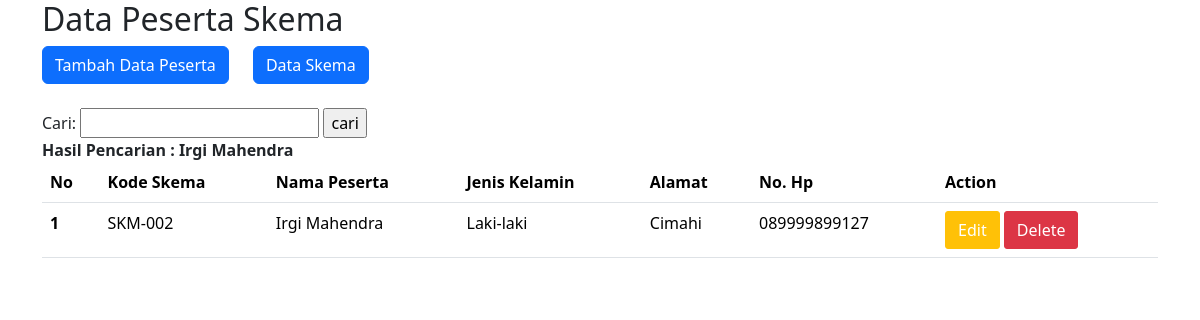
/index.php?cari=Irgi Mahendra, run on the app's committed database.
### tables this page shows
CREATE TABLE `tb_peserta` (
  `Id_peserta` int(16) NOT NULL,
  `Kd_skema` varchar(16) NOT NULL,
  `Nm_peserta` varchar(255) NOT NULL,
  `Jekel` varchar(16) NOT NULL,
  `Alamat` varchar(255) NOT NULL,
  `No_hp` varchar(16) NOT NULL
);

### index.php (the view, shortened to what this page needs)
<!doctype html>
<html lang="en">
  <head>
    <link href="https://cdn.jsdelivr.net/npm/bootstrap@5.3.2/dist/css/bootstrap.min.css" rel="stylesheet">
  </head>
  <body>
    <div class="container">
        <h2>Data Peserta Skema</h2>
        <a href="tambah_peserta.php" style="margin-right: 10px;"><button type="button" class="btn btn-primary">Tambah Data Peserta</button></a>
        <a href="sertifikasi.php" style="margin-left: 10px;"><button type="button" class="btn btn-primary">Data Skema</button></a>
        <br><br>
        <form action="index.php" method="get">
            <label for="cari">Cari: </label>
            <input type="text" name="cari" id="cari">
            <input type="submit" value="cari">
        </form>
        <?php
        if(isset($_GET['cari']))
        {
            $cari = $_GET['cari'];
            echo "<b>Hasil Pencarian : " . $cari . "</b>";
        }
        ?>
        <table class="table">
            <thead>
                <tr>
                    <th scope="col">No</th>
                    <th scope="col">Kode Skema</th>
                    <th scope="col">Nama Peserta</th>
                    <th scope="col">Jenis Kelamin</th>
                    <th scope="col">Alamat</th>
                    <th scope="col">No. Hp</th>
                    <th scope="col">Action</th>
                </tr>
            </thead>
            <?php
            include "koneksi.php";
            $no = 1;
            if($_SERVER['REQUEST_METHOD'] === 'GET' && isset($_GET['cari']))
            {
                $cari = $_GET['cari'];
                $sql = mysqli_query($koneksi, "SELECT * FROM tb_peserta WHERE Nm_peserta LIKE '%$cari%' OR Alamat LIKE '%$cari%'");
            }
            else {
                $sql = mysqli_query($koneksi, "SELECT * FROM tb_peserta");
            }
            while($data = mysqli_fetch_array($sql)){
                ?>
            <tbody>
                <tr>
                    <th scope="row"><?php echo $no; ?></th>
                    <td><?php echo $data['Kd_skema']; ?></td>
                    <td><?php echo $data['Nm_peserta']; ?></td>
                    <td><?php echo $data['Jekel']; ?></td>
                    <td><?php echo $data['Alamat']; ?></td>
                    <td><?php echo $data['No_hp']; ?></td>
                    <td>
                    <a href="edit_peserta.php?id=<?php print $data['Id_peserta']; ?>" class="btn btn-warning" style="border-radius: 3px; color: white;">Edit</a>
                    <a href="delete_peserta.php?id=<?php print $data['Id_peserta']; ?>" onclick="alert('Data akan dihapus');" class="btn btn-danger" style="border-radius: 3px; color: white;">Delete</a>
                    </td>
                </tr>
                <br>
            <?php
                $no++;
            }
            ?>
        </tbody>
    </table>
    </div>
  </body>
</html>

### data on the page
tb_peserta: Kd_skema "SKM-002", Nm_peserta "Irgi Mahendra", Jekel "Laki-laki", Alamat "Cimahi", No_hp "089999899127"

### other printed values
$cari "Irgi Mahendra"
